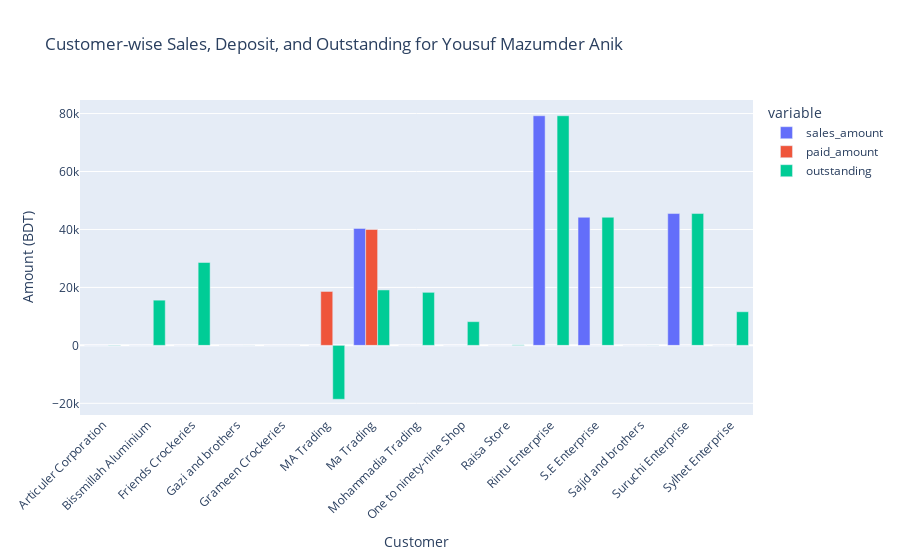

Here is the notebook cell this chart was saved with:
### Code cell
# Plotting the executive-wise, customer-wise sales, deposit, and outstanding


import plotly.express as px

# Use the customer_summary DataFrame from previous step
# Example: Plot sales_amount for each customer of the executive

fig = px.bar(
    customer_summary,
    x="customer_name",
    y=["sales_amount", "paid_amount", "outstanding"],
    barmode="group",
    title=f"Customer-wise Sales, Deposit, and Outstanding for {executive_name}",
    labels={"value": "Amount (BDT)", "customer_name": "Customer"}
)
fig.update_layout(xaxis_tickangle=-45)
fig.show()

### Figure 1 — Plotly figure (JSON) as saved in the notebook; plotly's stock layout.template omitted (floating-point values rounded to 4 significant figures)
{"data": [{"alignmentgroup": "True", "hovertemplate": "variable=sales_amount<br>Customer=%{x}<br>Amount (BDT)=%{y}<extra></extra>", "legendgroup": "sales_amount", "marker": {"color": "#636efa", "pattern": {"shape": ""}}, "name": "sales_amount", "offsetgroup": "sales_amount", "orientation": "v", "showlegend": true, "textposition": "auto", "type": "bar", "x": ["Articuler Corporation", "Bissmillah Aluminium", "Friends Crockeries", "Gazi and brothers", "Grameen Crockeries", "MA Trading", "Ma Trading", "Mohammadia Trading", "One to ninety-nine Shop", "Raisa Store", "Rintu Enterprise", "S.E Enterprise", "Sajid and brothers", "Suruchi Enterprise", "Sylhet Enterprise"], "xaxis": "x", "y": [0, 0, 0, 0, 0, 0, 40370.0, 0, 0, 0, 79244, 44208, 0, 45492, 0], "yaxis": "y"}, {"alignmentgroup": "True", "hovertemplate": "variable=paid_amount<br>Customer=%{x}<br>Amount (BDT)=%{y}<extra></extra>", "legendgroup": "paid_amount", "marker": {"color": "#EF553B", "pattern": {"shape": ""}}, "name": "paid_amount", "offsetgroup": "paid_amount", "orientation": "v", "showlegend": true, "textposition": "auto", "type": "bar", "x": ["Articuler Corporation", "Bissmillah Aluminium", "Friends Crockeries", "Gazi and brothers", "Grameen Crockeries", "MA Trading", "Ma Trading", "Mohammadia Trading", "One to ninety-nine Shop", "Raisa Store", "Rintu Enterprise", "S.E Enterprise", "Sajid and brothers", "Suruchi Enterprise", "Sylhet Enterprise"], "xaxis": "x", "y": [0, 0, 0, 0, 0, 18600, 40000, 0, 0, 0, 0, 0, 0, 0, 0], "yaxis": "y"}, {"alignmentgroup": "True", "hovertemplate": "variable=outstanding<br>Customer=%{x}<br>Amount (BDT)=%{y}<extra></extra>", "legendgroup": "outstanding", "marker": {"color": "#00cc96", "pattern": {"shape": ""}}, "name": "outstanding", "offsetgroup": "outstanding", "orientation": "v", "showlegend": true, "textposition": "auto", "type": "bar", "x": ["Articuler Corporation", "Bissmillah Aluminium", "Friends Crockeries", "Gazi and brothers", "Grameen Crockeries", "MA Trading", "Ma Trading", "Mohammadia Trading", "One to ninety-nine Shop", "Raisa Store", "Rintu Enterprise", "S.E Enterprise", "Sajid and brothers", "Suruchi Enterprise", "Sylhet Enterprise"], "xaxis": "x", "y": [-101, 15596, 28594, 17.94, 0, -18600, 19130.0, 18300.0, 8177.0, 163.6, 79244, 44208, -32.5, 45492, 11600.0], "yaxis": "y"}], "layout": {"barmode": "group", "legend": {"title": {"text": "variable"}, "tracegroupgap": 0}, "title": {"text": "Customer-wise Sales, Deposit, and Outstanding for Yousuf Mazumder Anik"}, "xaxis": {"anchor": "y", "domain": [0, 1], "tickangle": -45, "title": {"text": "Customer"}}, "yaxis": {"anchor": "x", "domain": [0, 1], "title": {"text": "Amount (BDT)"}}}}
